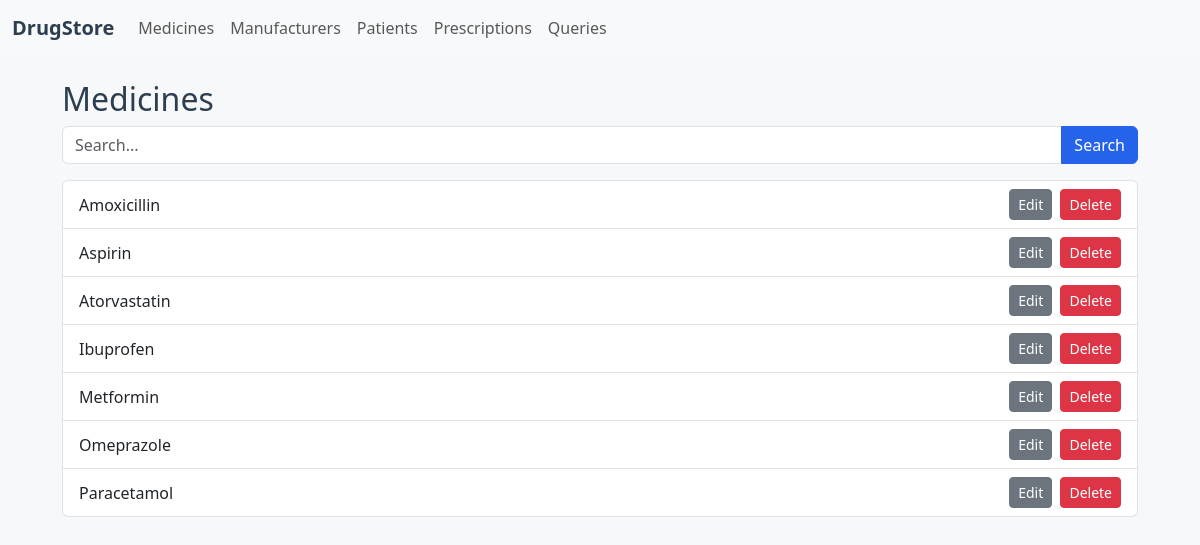
The page /medicines on the database its author committed.
### models.py (models this page shows)
class Medicine(db.Model):
    __tablename__ = 'medicine'
    trade_name = db.Column(db.String(50), primary_key=True)

### app.py (the view)
    @app.route('/medicines')
    def medicines():
        q = request.args.get('q')
        if q:
            items = Medicine.query.filter(Medicine.trade_name.ilike(f"%{q}%")).all()
        else:
            items = Medicine.query.order_by(Medicine.trade_name).all()
        return render_template('medicines.html', medicines=items, q=q)

### templates/medicines.html
{% extends 'base.html' %}
{% block content %}
  <h2>Medicines</h2>
  <form class="mb-3" method="get">
    <div class="input-group">
      <input name="q" class="form-control" placeholder="Search..." value="{{ q or '' }}">
      <button class="btn btn-primary">Search</button>
    </div>
  </form>
  <ul class="list-group">
  {% for m in medicines %}
    <li class="list-group-item d-flex justify-content-between align-items-center">
      <div>{{ m.trade_name }}</div>
      <div>
        <a class="btn btn-sm btn-secondary me-1" href="/medicines/edit/{{ m.trade_name }}">Edit</a>
        <form method="post" action="/medicines/delete/{{ m.trade_name }}" style="display:inline" onsubmit="return confirm('Delete medicine?');">
          <button class="btn btn-sm btn-danger" type="submit">Delete</button>
        </form>
      </div>
    </li>
  {% endfor %}
  </ul>
{% endblock %}

### static/styles.css (style rules this page uses)
body { background: #f6f8fa; }
h1, h2, h3, h4 { color: #2c3e50; }
.btn-primary { background-color: #2563eb; border-color: #2563eb; }

### rows shown on the page
Medicine: trade_name "Amoxicillin"
Medicine: trade_name "Aspirin"
Medicine: trade_name "Atorvastatin"
Medicine: trade_name "Ibuprofen"
Medicine: trade_name "Metformin"
Medicine: trade_name "Omeprazole"
Medicine: trade_name "Paracetamol"
